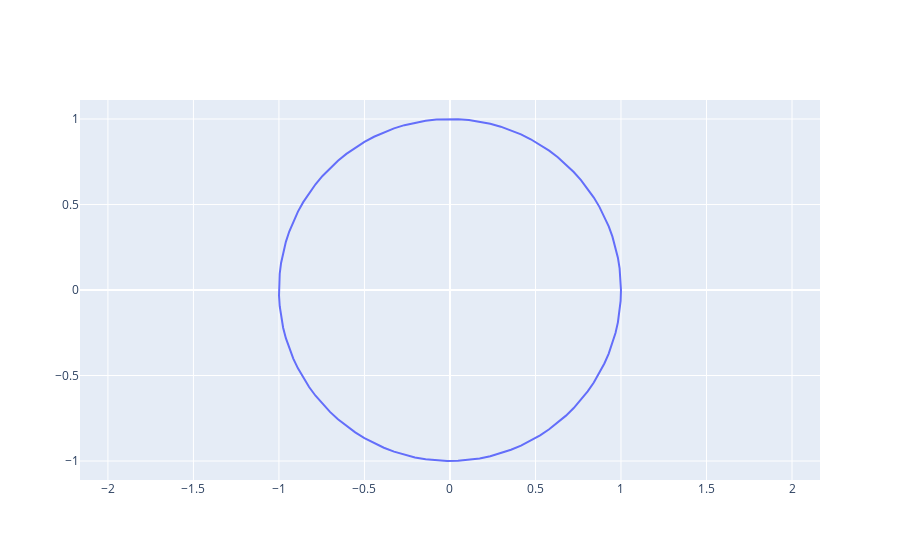

Notebook cell for this chart:
### Code cell
import plotly.graph_objects as go
import numpy as np

# Create a set of points that lie on the circle
theta = np.linspace(0, 2*np.pi, 100)
x = np.cos(theta)
y = np.sin(theta)

# Create the plot
fig = go.Figure(data=go.Scatter(x=x, y=y, mode='lines'))

# Set the aspect ratio to equal so the circle doesn't look an elipse
fig.update_yaxes(
    scaleanchor="x",
    scaleratio=1
)
fig.show()
